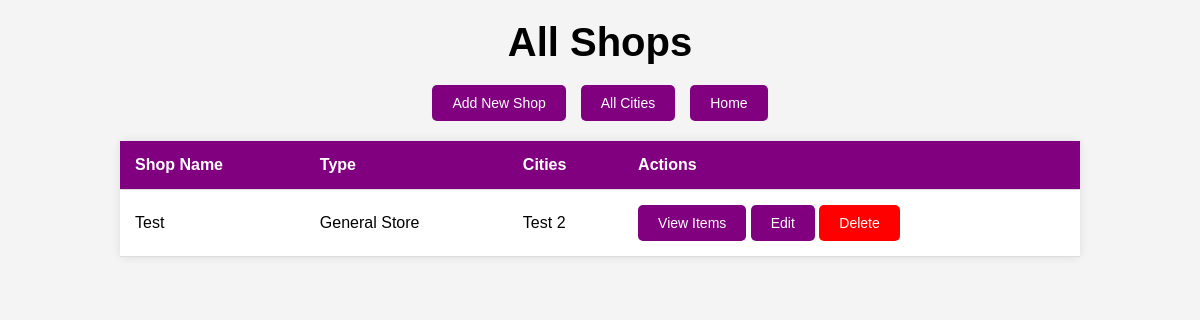
The app's page /shops/, older data.
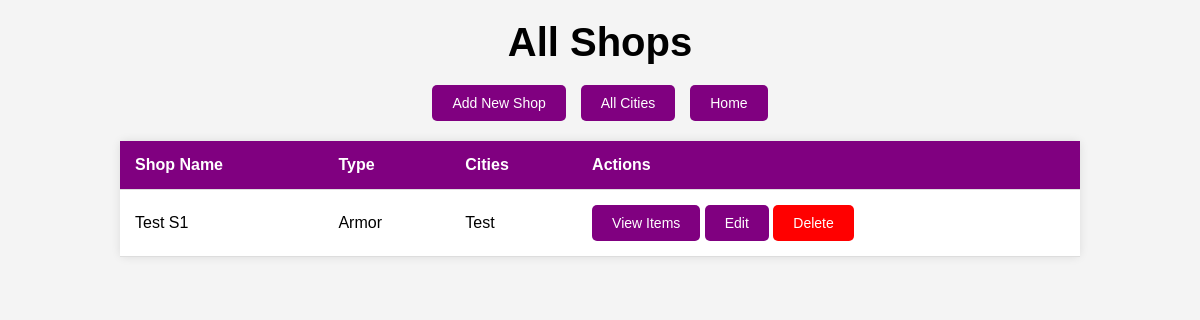
The same page, newer data.
### app/models.py (models this page shows, shortened)
class Shop(db.Model):
    __tablename__ = "shops"
    shop_id = db.Column(db.Integer, primary_key=True)
    type = db.Column(db.String(100), nullable=False)
    name = db.Column(db.String(100), nullable=False)
    cities = db.relationship("City", secondary=shop_cities, back_populates="shops")
    inventory = db.relationship(
        "ShopInventory",
        back_populates="shop",
        cascade="all, delete-orphan"
    )

class City(db.Model):
    __tablename__ = "cities"
    city_id = db.Column(db.Integer, primary_key=True)
    name = db.Column(db.String(100), nullable=False, index=True)
    size = db.Column(db.String(50))
    population = db.Column(db.Integer)
    region = db.Column(db.String(100), index=True)
    shops = db.relationship("Shop", secondary=shop_cities, back_populates="cities", cascade="all, delete")

### app/routes/shop_routes.py (the view)
@shop_bp.route('/')
def view_all_shops():
    print("[DEBUG] Fetching all shops")
    shops = Shop.query.all()
    print(f"[DEBUG] Found {len(shops)} shops")
    return render_template('GM_view_shops.html', shops=shops)

### app/templates/GM_view_shops.html (shortened to what this page needs)
<!DOCTYPE html>
<html>
<head>
</head>
<body>
    <h1>All Shops</h1>
    <div class="button-container">
        <button class="button" onclick="window.location.href='{{ url_for("shop.add_shop") }}'">Add New Shop</button>
        <button class="button" onclick="window.location.href='{{ url_for("city.home") }}'">All Cities</button>
        <button class="button" onclick="window.location.href='/'">Home</button>
    </div>
    <table>
        <thead>
            <tr>
                <th>Shop Name</th>
                <th>Type</th>
                <th>Cities</th>
                <th>Actions</th>
            </tr>
        </thead>
        <tbody>
            {% for shop in shops %}
            <tr>
                <td>{{ shop.name }}</td>
                <td>{{ shop.type }}</td>
                <td>
                    {% for city in shop.cities %}
                        {{ city.name }}{% if not loop.last %}, {% endif %}
                    {% endfor %}
                </td>
                <td>
                    <button class="button" onclick="window.location.href='{{ url_for('shop.view_items', shop_id=shop.shop_id) }}'">View Items</button>
                    <button class="button" onclick="window.location.href='{{ url_for('shop.edit_shop', shop_id=shop.shop_id) }}'">Edit</button>
                    <form method="POST" action="{{ url_for('shop.delete_shop', shop_id=shop.shop_id) }}" style="display:inline;">
                        <button type="submit" class="delete-button">Delete</button>
                    </form>
                </td>
            </tr>
            {% endfor %}
        </tbody>
    </table>
</body>
</html>

Row changes from the older to the newer data that the page shows:
removed Shop: name "Test", type "General Store"
removed City: name "Test 2", shown under "Test"
added Shop: name "Test S1", type "Armor"
added City: name "Test", shown under "Test S1"
